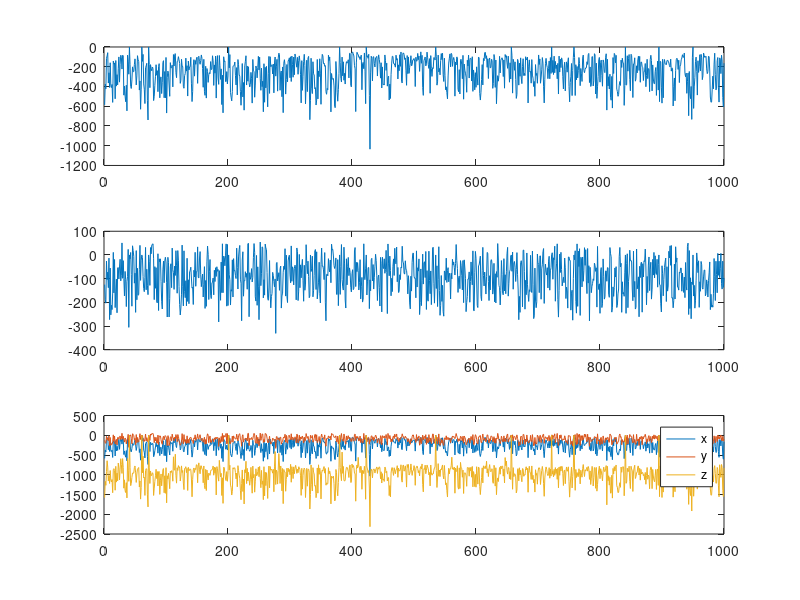

The MATLAB script that drew this image:
data = ...
[1 -83 47 39 67 -586.712992 -125.147276 1577.183874 
2 -53 12 92 -75 -376.046424 -188.611056 1165.804270 
3 88 27 70 35 -423.359125 -203.480276 1267.504352 
4 60 54 68 28 -114.990420 -25.870465 921.949693 
5 73 23 65 38 -90.607586 -104.552461 644.402558 
6 -55 82 -6 17 -57.599147 -72.669277 804.867255 
7 -43 9 38 97 -365.093992 -138.173643 1156.981053 
8 -5 29 93 9 -261.333349 -13.410693 1021.988035 
9 -87 97 31 -51 -410.060499 -272.767509 1220.498238 
10 31 32 117 -62 -159.637597 -55.255307 892.237856 
11 -60 82 -6 29 -393.476209 -252.857747 1137.370512 
12 84 34 -22 85 -411.082256 -212.341421 1181.322296 
13 -24 64 -35 -19 -379.563835 -230.547264 1120.667743 
14 -63 91 -43 13 -561.239732 -160.925060 1454.702482 
15 27 90 33 -43 -142.167099 10.789300 867.559975 
16 -56 71 -71 31 -173.544341 -160.048256 845.317677 
17 25 65 -13 107 -161.996855 -19.188651 890.931382 
18 -68 81 -56 34 -524.646231 -222.197957 1391.538167 
19 60 39 -27 56 -137.218886 -152.900998 786.257108 
20 -41 14 98 -23 -396.311973 -101.900093 1186.067092 
21 -57 11 21 -13 -280.279374 -244.040602 958.777765 
22 -32 105 -20 -46 -383.527406 -55.207963 1153.059973 
23 -11 74 14 10 -220.173722 -53.244449 703.905214 
24 66 42 78 -70 -100.663232 -101.307703 828.613478 
25 -80 37 94 -45 -356.088388 -50.594793 1131.549080 
26 86 67 -13 95 -174.827443 -18.302476 857.678312 
27 72 94 -53 2 -83.572198 -109.477243 593.142098 
28 51 77 2 76 -103.656727 -85.559374 738.299028 
29 -4 110 -32 3 -223.689492 50.774627 966.399094 
30 49 43 29 -51 -82.896274 -98.505195 590.558471 
31 47 62 42 27 -89.225171 -24.004122 811.201567 
32 -51 95 50 -60 -487.938911 -99.634536 1339.963062 
33 41 37 6 -17 -396.935987 -173.234696 1128.363669 
34 30 59 74 -59 -498.639427 -69.522577 1402.948235 
35 -59 47 29 50 -554.648627 -104.261577 1449.818349 
36 -67 5 92 -86 -387.213501 -217.908040 1200.479282 
37 -66 77 6 4 -646.830310 -112.879442 1586.051353 
38 56 88 -8 -36 -82.644828 -90.403865 589.262297 
39 -69 98 58 -1 -143.915671 23.463543 893.098090 
40 25 10 2 10 -275.790957 -305.584212 1166.507471 
41 -85 80 -57 62 0.000000 0.000000 0.000000 
42 52 62 -2 72 -175.261941 -16.147994 811.653767 
43 -35 35 91 -28 -397.109838 10.475074 1275.285253 
44 -43 81 -55 100 -420.345723 -82.847401 1215.333691 
45 -50 9 2 82 -333.578788 -216.303478 1067.871557 
46 57 82 40 33 -201.331654 38.674116 955.447869 
47 -6 87 -19 83 -250.302504 19.003804 956.476024 
48 -90 108 -17 -35 -249.691974 -5.622544 959.979628 
49 10 33 -8 65 -176.370542 -119.028862 813.676424 
50 33 87 -31 -16 -120.224098 -76.740263 777.516356 
51 -28 36 113 -13 -244.598900 -242.297350 950.863683 
52 -38 67 56 18 -384.552023 18.249540 1193.818901 
53 73 66 -55 15 -292.979224 -189.175461 978.846861 
54 67 45 61 23 -88.030999 -56.301224 857.535080 
55 -46 61 -25 -35 -130.599413 -169.963529 844.016599 
56 48 2 58 -20 -145.266681 -166.705251 815.845256 
57 -54 73 74 -90 -436.260742 -60.304070 1308.523935 
58 45 88 58 12 -343.793142 40.445565 1156.582537 
59 -69 57 75 -15 -630.671996 -107.382077 1616.659019 
60 82 105 50 -84 -426.884278 -21.945866 1318.589752 
61 -11 35 -14 -4 0.000000 0.000000 0.000000 
62 55 58 94 7 -145.649366 -10.341857 950.010845 
63 -16 41 -5 29 -75.011047 -90.529110 532.061013 
64 -42 50 19 -28 -374.417313 -141.271927 1080.137755 
65 -66 46 35 -29 -427.910980 -155.026365 1060.997304 
66 33 49 21 57 -573.060575 -94.889689 1523.547905 
67 57 83 44 -28 -209.914329 31.778096 893.143320 
68 10 70 -55 15 -191.964321 -147.133766 846.461090 
69 21 33 90 -56 -165.360432 -60.342656 856.940643 
70 -83 32 57 67 -541.280764 -127.670572 1508.118510 
71 34 79 11 -5 -739.198775 -167.577839 1813.426126 
72 68 43 30 -40 0.000000 0.000000 0.000000 
73 47 60 -3 55 -176.725419 -28.180023 825.900230 
74 -71 0 90 16 -412.390879 -128.488348 1220.751935 
75 14 101 1 -12 -178.908380 31.257715 903.882782 
76 -44 5 109 -68 -217.505044 4.774886 1022.345493 
77 -40 28 60 -1 -240.790766 41.232464 1006.579042 
78 52 96 30 31 -204.118670 43.548613 949.282146 
79 -58 103 -96 21 -215.836436 47.171133 963.358779 
80 -89 74 71 -30 -542.746262 -16.151939 1523.722711 
81 -62 55 36 -60 -498.902476 -188.561218 1336.805742 
82 -32 79 10 -67 -388.687064 -49.305482 1165.887889 
83 -22 44 48 -87 -296.689741 -140.643747 1025.005092 
84 14 103 -86 76 -179.503257 -53.610340 861.320747 
85 85 67 48 -49 -286.180788 -198.168995 1097.074278 
86 -7 5 55 -2 -239.914752 -202.043923 917.861969 
87 -38 90 -18 57 -452.816856 5.071249 1284.938600 
88 53 31 -21 -4 -198.593498 -234.467301 925.022615 
89 25 47 98 -46 -168.739292 -16.318239 915.833347 
90 -63 59 91 -24 -514.986027 -29.145008 1497.318127 
91 -19 28 108 18 -311.116285 -16.354270 1136.304011 
92 -22 7 21 52 -303.100877 -112.711654 979.164770 
93 -57 32 42 -19 -471.775031 -195.363573 1280.103307 
94 -33 51 -14 -33 -356.732391 -228.062797 1079.334613 
95 29 17 112 -41 -155.206378 -63.024863 863.444786 
96 -31 82 38 -68 -138.657718 -25.946553 843.226351 
97 -69 19 82 36 -514.309963 -117.192821 1455.070333 
98 2 18 97 33 -248.519845 -25.462174 1026.228573 
99 -51 96 -62 87 -516.221494 -9.783353 1470.389396 
100 65 58 18 67 -105.991612 -29.588039 819.757159 
101 -79 56 43 21 -669.160118 -117.487789 1710.822134 
102 -49 2 19 80 -310.825940 -261.886008 1025.638731 
103 85 42 117 -60 -243.872321 -9.952756 1108.518271 
104 -66 42 48 12 -265.390495 -32.241393 963.745939 
105 8 34 -9 -5 -384.971030 -261.743325 1131.497853 
106 -66 78 -4 -56 -499.344305 -183.375678 1353.160369 
107 36 19 110 -28 -158.604701 -50.073520 909.711925 
108 9 23 103 -25 -211.251707 -37.159102 945.980540 
109 13 46 70 -81 -210.280150 -138.117242 895.914443 
110 17 95 -23 33 -184.523049 28.993135 944.509442 
111 -36 67 -23 79 -404.011690 -62.517575 1163.180441 
112 54 105 -34 2 -76.448522 -74.610741 544.609689 
113 18 93 -88 16 -193.030101 -145.309258 883.144113 
114 80 105 -33 58 -78.275376 -47.058797 878.856266 
115 78 74 -15 6 -67.344652 -86.488875 479.051703 
116 -11 75 -1 79 -260.147804 17.993060 1011.044080 
117 -26 37 107 -32 -310.863269 -43.180978 1212.217565 
118 45 13 59 -60 -149.345629 -161.512180 822.600884 
119 30 78 69 -22 -138.962779 18.548172 891.814545 
120 34 94 -19 -2 -98.037116 -24.687292 767.731512 
121 55 91 -61 -27 -129.123022 -133.640770 816.063363 
122 -80 15 12 59 -167.940235 -208.740858 801.013384 
123 -85 52 57 -74 -368.338864 -253.390920 1158.219858 
124 -48 32 -5 17 -338.542212 -223.811123 1036.313070 
125 55 33 91 -20 -124.576253 -165.564380 775.130914 
126 10 81 43 24 -193.759788 41.508131 943.333441 
127 -65 88 -58 -26 -200.434196 -134.451813 892.245775 
128 -67 14 6 102 -398.671611 -215.124828 1210.627375 
129 -41 104 -2 40 -418.083044 17.497595 1375.428934 
130 -24 26 4 46 -289.062296 -153.366210 839.644380 
131 -44 33 -31 64 -270.469903 -180.313381 839.603825 
132 84 94 -93 70 -112.776217 -108.770601 795.813095 
133 -25 12 75 -20 -244.203965 -214.540872 945.180034 
134 3 98 -74 34 -189.589119 -13.923215 837.819677 
135 -80 42 74 -78 -496.985306 -196.111279 1397.317622 
136 30 32 64 -67 -142.732939 -104.799798 811.376113 
137 -12 1 33 4 -232.715908 -205.852354 898.423470 
138 2 23 32 65 -201.854995 -71.147544 866.851918 
139 -16 6 55 15 -198.734764 -66.064779 852.064527 
140 59 33 99 -23 -104.003694 -51.768179 867.364471 
141 -81 28 66 -15 -366.471983 -97.389396 1106.171893 
142 -55 26 99 -13 -552.809418 -140.091741 1557.459866 
143 -64 79 -15 10 -450.888058 -136.552754 1114.063583 
144 38 44 -42 6 -191.104706 -209.103301 871.081047 
145 16 49 100 -81 -128.485894 -64.490138 829.387027 
146 -23 60 -43 98 -295.243764 -92.778590 941.620171 
147 24 100 1 -88 -136.371855 11.197640 838.590959 
148 -33 12 89 -81 -175.331845 -132.201259 868.113727 
149 31 52 -3 33 -121.208714 -70.250550 744.851372 
150 37 90 -40 0 -103.802925 -70.093957 754.684832 
151 -28 73 65 -4 -368.437146 34.011339 1201.749497 
152 68 96 -69 90 -105.235263 -94.418190 775.243057 
153 83 85 55 -83 -94.263427 -96.651098 698.584510 
154 27 35 68 40 -148.242297 -16.966730 873.537722 
155 -23 85 -58 44 -175.211466 14.169559 974.308537 
156 23 79 -30 -7 -136.688098 -83.678063 772.910200 
157 75 68 -53 64 -80.632199 -133.896011 775.274845 
158 -56 86 53 -53 -116.088671 -102.993822 859.833850 
159 -66 84 -33 -11 -217.337788 -80.540675 865.536982 
160 -54 7 80 -22 -408.106622 -177.462201 1202.639922 
161 45 54 7 -52 -124.709228 -125.444709 776.995734 
162 -52 60 6 79 -451.743025 -49.389300 1273.977827 
163 -80 49 37 -65 -489.840140 -225.619284 1353.806900 
164 7 95 -64 -9 -195.332952 -107.854221 864.449483 
165 -79 73 -71 30 -517.627414 -216.838885 1399.215189 
166 86 84 -45 63 -218.080856 -29.409713 880.525366 
167 -66 69 68 12 -248.548593 37.406636 1030.140108 
168 -27 53 56 9 -358.479251 2.711466 1131.824322 
169 -7 40 5 -34 -279.037363 -188.095045 957.922952 
170 -10 18 46 84 -259.730468 -68.489959 988.436442 
171 2 101 -87 110 -270.243511 -19.288830 1015.205277 
172 -73 34 92 -15 -147.740822 -169.937365 908.785709 
173 -6 33 -12 17 -229.135390 -184.190925 880.834521 
174 -60 35 -18 89 -222.242794 -118.545754 876.019437 
175 85 24 89 -85 -88.817689 -115.200055 854.493998 
176 21 74 -69 -5 -140.412848 -97.523394 776.826403 
177 -65 95 -51 38 -389.043790 -168.414450 1011.471907 
178 4 63 -10 13 -181.748005 -64.613134 806.651900 
179 -16 109 -100 38 -265.115712 -112.260559 962.382058 
180 53 65 -16 95 -91.547739 -53.837605 817.989194 
181 -74 35 107 -19 -517.478263 -90.662421 1510.831908 
182 33 52 -30 104 -149.411013 -49.775770 793.580673 
183 69 48 86 -52 -87.423681 -68.951282 843.757367 
184 -24 88 -73 104 -313.857817 -61.364957 1045.187403 
185 -90 32 -25 45 -378.782574 -282.655249 1161.163003 
186 52 101 -16 44 -85.895751 -66.149940 634.100181 
187 11 83 -82 52 -189.501053 -123.438549 853.142106 
188 -45 34 121 -70 -328.244293 -191.458272 1055.142861 
189 4 25 66 69 -221.505432 -30.120791 962.263113 
190 -67 105 -86 5 -583.144699 -159.163787 1525.329467 
191 27 14 -1 68 -285.593247 47.102407 1076.511500 
192 -86 109 -23 -26 -666.788475 -159.473265 1724.234374 
193 37 105 -44 50 -99.089759 -4.931913 808.202826 
194 18 86 9 -32 -147.122945 -9.888677 818.176974 
195 63 25 103 32 -141.109304 -45.749351 958.696840 
196 -40 78 29 -31 -350.349330 -3.760897 1107.168803 
197 0 105 48 -19 -349.381816 46.666607 1147.673466 
198 -21 4 86 0 -249.404172 -216.067225 919.556777 
199 -26 97 3 4 -374.045793 44.474547 1165.109815 
200 -37 8 38 -10 -293.322707 -213.498468 985.063592 
201 -28 94 -69 -4 0.000000 0.000000 0.000000 
202 2 66 -41 61 -211.298289 -83.886494 879.684996 
203 62 86 -44 6 -77.050294 -104.562475 759.459627 
204 -57 49 3 -7 -459.665995 -211.379642 1262.288751 
205 78 44 17 34 -508.732543 -146.686185 1319.301148 
206 -78 22 94 -13 -545.715692 -152.939817 1513.318878 
207 -54 93 -25 19 -452.449006 -20.555144 1422.606072 
208 5 20 -7 44 -194.802264 -177.497138 821.576475 
209 -85 48 41 13 -192.053312 -15.425584 855.391078 
210 -84 78 -51 54 -187.851127 -67.023347 825.414306 
211 20 85 -76 93 -152.558103 -65.356984 823.659255 
212 -21 44 8 37 -289.752275 -86.894661 944.093116 
213 -37 40 16 45 -384.625255 -99.634177 1103.475906 
214 30 110 42 -56 -208.675387 28.797233 958.242493 
215 -56 102 -56 40 -486.064242 -53.522566 1304.831956 
216 76 9 32 23 -126.986688 -143.739950 769.338405 
217 14 99 -64 106 -178.934721 -8.448492 896.619248 
218 -12 87 -3 -31 -284.391910 23.281901 1008.612562 
219 -12 79 68 2 -295.160594 40.227658 1088.740101 
220 -66 13 130 -20 -453.123189 -102.307080 1390.852212 
221 -83 56 88 -49 -590.277718 -119.575542 1632.240778 
222 -38 25 7 22 -426.792845 -277.699362 1224.852089 
223 17 29 71 31 -167.619165 -21.302728 878.161406 
224 -72 80 24 -21 -505.944866 13.496978 1423.488280 
225 78 10 86 -54 -360.221094 -174.003484 1110.314354 
226 -85 64 71 -26 -640.051764 -108.149727 1738.892121 
227 62 22 78 -64 -191.284144 -109.309780 871.345875 
228 -38 2 105 47 -145.304396 -70.664266 949.801533 
229 45 83 4 -42 -88.812434 -93.982014 658.154913 
230 -46 31 124 -68 -385.403938 -78.029455 1223.158813 
231 7 22 47 -47 -192.254751 -144.732391 837.080584 
232 -23 88 42 19 -346.622282 46.328803 1154.276777 
233 7 90 24 -85 -200.178593 49.357159 937.036874 
234 -64 25 14 -14 -361.851847 -260.725701 1112.959347 
235 -48 30 123 -57 -405.208550 -74.864063 1265.224920 
236 -37 44 4 72 -381.061697 -102.859137 1110.160001 
237 -25 13 86 -36 -257.041114 -93.587451 811.571851 
238 -25 7 130 -38 -316.443139 -57.719615 1110.176843 
239 -76 100 -55 50 -568.327701 -114.072756 1466.536028 
240 29 22 132 -26 -126.397140 -94.832676 779.913071 
241 7 96 -7 -86 -242.189827 -10.107369 1079.266237 
242 -3 89 29 -14 -246.538852 48.056577 989.130600 
243 -89 79 -7 34 -508.791115 11.291763 1440.667491 
244 46 89 -85 85 -385.673119 -176.498658 1178.566492 
245 12 8 32 -20 -192.512716 -194.553716 847.740882 
246 12 60 -49 109 -217.618049 -1.953553 1026.304772 
247 -45 35 13 -42 -312.692071 -212.547971 1012.155769 
248 5 28 37 87 -207.367480 -50.162898 917.485720 
249 76 13 82 -34 -94.446643 -131.553869 807.732545 
250 40 58 -17 33 -232.503453 -273.166499 1049.051082 
251 64 80 -48 -10 -103.250843 -139.658418 789.490903 
252 -23 95 15 -1 -322.175150 54.409444 1092.584419 
253 -65 8 131 -43 -438.763908 -129.626112 1328.080833 
254 -2 51 32 -40 -214.033869 -77.327141 889.557377 
255 -49 99 47 -27 -401.565078 34.183649 1242.276070 
256 -24 66 41 38 -346.083234 30.698243 1155.484096 
257 -75 59 9 31 -656.101126 -181.308579 1630.988896 
258 11 25 -9 -15 -169.463275 -104.532345 795.746902 
259 -80 35 90 -48 -559.703758 -169.566848 1534.388346 
260 22 110 -6 -11 -206.139737 45.912676 934.433693 
261 -48 82 61 2 -414.491963 28.898168 1274.564876 
262 18 72 75 -45 -196.108437 23.078756 946.603700 
263 -38 70 -23 51 -409.689530 -74.476410 1143.480060 
264 -82 110 -77 54 -606.365701 -181.282009 1599.717701 
265 -28 79 -75 3 -266.201434 -191.270422 980.014210 
266 77 9 44 31 -95.434510 -139.406998 779.512137 
267 -46 60 65 -25 -470.162380 -23.528528 1331.259690 
268 78 16 51 -22 -98.509434 -161.930070 790.902610 
269 18 4 5 29 -199.771698 -223.243941 883.446979 
270 -73 18 41 -53 -186.958015 -175.771727 858.889261 
271 38 71 -43 -20 -181.042321 -162.280397 890.710783 
272 -17 51 -19 92 -273.476132 -73.450526 958.878524 
273 18 2 135 -39 -172.773807 -86.142765 860.170676 
274 -80 11 149 -12 -464.654940 -112.348177 1430.460338 
275 21 2 47 25 -161.610736 -134.436098 781.222300 
276 -73 63 -11 20 -101.546993 -101.241578 412.870627 
277 14 8 1 27 -295.307490 -330.923877 1246.828591 
278 4 62 -24 97 -200.853098 -37.239612 882.676877 
279 59 49 109 -37 -125.244298 -31.617095 929.656527 
280 -48 89 -17 -32 -447.196312 -109.748271 1236.063614 
281 82 15 67 74 -112.106833 -95.302006 884.589621 
282 27 68 7 18 -62.704900 -74.886386 463.419062 
283 74 41 -5 26 -78.308515 -149.296934 753.809943 
284 -41 49 52 -10 -438.441347 -57.781702 1220.672691 
285 -21 96 -48 15 -256.075401 -47.212754 777.359826 
286 3 6 30 -19 -243.092830 -224.158730 923.160095 
287 -73 98 -93 92 -503.836446 -172.785502 1407.291190 
288 1 12 66 18 -202.338163 -161.110376 840.271614 
289 -74 108 -3 -23 -665.219357 -72.800414 1730.964877 
290 66 29 103 -51 -163.824003 -47.394508 866.404697 
291 80 27 127 -41 -128.715528 -60.886893 928.651469 
292 12 110 14 -51 -187.981509 26.411955 925.375890 
293 -80 4 122 -39 -477.214168 -173.682357 1417.097037 
294 -21 58 85 -47 -328.391482 -0.780102 1118.045233 
295 19 10 44 -31 -177.586384 -174.323317 834.139949 
296 -46 42 1 -10 -353.150546 -200.868611 1050.263585 
297 24 88 -55 96 -141.148614 -25.330193 832.966384 
298 44 59 97 -37 -133.047757 -7.406145 920.917057 
299 -51 95 43 -55 -109.644991 -1.009708 865.968856 
300 -31 93 -14 -71 -311.880169 -84.265554 999.360138 
301 50 47 -2 7 -99.106568 -117.626516 735.633531 
302 -24 88 -82 79 -349.545709 38.135307 1189.330737 
303 67 31 74 -57 -91.965481 -111.268813 794.613696 
304 22 8 145 -31 -177.460370 -50.143394 917.649748 
305 -21 3 129 -19 -306.509281 -60.235848 1096.416073 
306 63 56 -55 101 -101.754992 -126.484683 799.608004 
307 -16 81 -57 86 -281.691582 -55.984369 973.976394 
308 74 86 35 -38 -70.857435 -43.380216 850.901848 
309 37 62 32 -36 -98.288137 -49.144197 761.287817 
310 37 17 -17 62 -162.407629 -189.486644 827.318481 
311 8 61 50 39 -204.726422 29.544040 964.366264 
312 80 100 -3 52 -104.933614 13.803814 858.479886 
313 -69 37 -32 57 -276.621569 -192.530721 946.731023 
314 43 20 48 -53 -138.564217 -152.603828 797.631135 
315 -36 86 0 37 -90.239522 2.262113 815.737958 
316 25 99 -90 12 -151.475038 -138.339031 869.768480 
317 -15 82 61 -88 -281.322752 -41.822585 1026.017139 
318 -66 47 76 -23 -566.140869 -96.560188 1521.920626 
319 46 18 90 -2 -138.472256 -46.935250 836.168140 
320 -89 82 77 -79 -439.318593 -18.616611 1364.112291 
321 -25 21 94 -66 -298.755778 -108.733216 1019.426706 
322 88 1 5 88 -147.955384 -195.445717 872.386240 
323 65 62 59 -23 -74.287926 -43.431383 832.741144 
324 16 21 60 -73 -188.213786 -149.004710 869.648393 
325 -80 37 64 43 -575.577854 -122.863516 1575.580645 
326 31 76 36 21 -366.202279 43.367953 1184.905368 
327 29 57 -4 97 -134.131662 -36.303161 836.728312 
328 -46 56 63 -57 -452.213270 -79.285175 1289.397028 
329 63 59 87 -54 -111.483884 -26.242243 861.358428 
330 79 102 -8 -75 -95.324173 -91.978550 855.247264 
331 -24 30 12 -8 -273.740679 -180.353925 935.074905 
332 -90 99 -26 20 -736.496817 -173.330893 1866.751083 
333 -33 110 48 -1 -544.506885 -0.115346 1501.659538 
334 30 80 -27 31 -113.816242 -69.829676 751.357346 
335 -41 79 46 -80 -417.248121 -58.302501 1242.024570 
336 -50 22 78 19 -471.993030 -5.084821 1410.154600 
337 61 2 28 36 -149.468742 -176.683769 820.528318 
338 -22 37 -27 82 -271.614878 -150.173362 939.121164 
339 -18 74 14 -80 -282.749661 -85.415687 981.613477 
340 -35 107 42 -52 -423.491284 16.797104 1289.391549 
341 21 62 71 23 -412.058140 22.825643 1271.512178 
342 -77 98 -8 -59 -587.682207 -145.783157 1580.278759 
343 -50 78 18 0 -538.017090 13.358606 1469.369416 
344 85 64 -48 5 -126.271199 -185.494897 827.733996 
345 -72 16 92 1 -525.938306 -151.075584 1464.392525 
346 -23 18 44 66 -242.698610 -114.881089 747.712672 
347 -18 83 -36 54 -300.758130 -30.730149 988.564335 
348 70 23 54 -59 -119.329950 -163.227232 833.921256 
349 -67 7 5 65 -264.413049 -202.532171 956.389131 
350 -16 70 67 -3 -580.523479 -39.759755 1610.975486 
351 86 86 64 -16 -171.362402 29.299081 959.461712 
352 -45 79 32 18 -74.792084 -47.701646 883.922325 
353 45 35 47 42 -89.723903 -46.564137 907.444997 
354 13 105 -78 98 -168.231277 -63.029459 829.438359 
355 46 31 70 -21 -163.391427 -104.039263 792.414690 
356 -67 60 96 -48 -195.669255 10.097892 959.740242 
357 16 12 20 -9 -188.248417 -199.119777 842.805914 
358 -84 30 7 16 -453.161254 -277.783195 1264.372738 
359 -66 110 -28 -20 -478.943220 -82.546241 1204.121021 
360 -45 40 24 85 -419.659313 -80.868869 1238.408980 
361 -1 67 -67 65 -432.713312 -87.975844 1225.432606 
362 50 72 13 47 -83.471996 -15.706868 818.244197 
363 84 34 94 -55 -137.757116 -55.380623 974.757741 
364 -88 10 42 -3 -101.002613 -71.816009 908.403498 
365 -87 18 53 52 -250.918668 -21.297462 979.466971 
366 33 79 -5 74 -657.391156 -117.313923 1736.418472 
367 88 103 -29 71 -268.414571 45.383950 1037.320845 
368 -21 66 24 46 -322.743266 21.244856 1082.780915 
369 -39 73 23 11 -326.833741 23.377049 1068.811191 
370 -34 36 -6 -16 -318.668099 -4.304213 1033.201921 
371 -39 39 47 73 -394.433422 -45.037186 1227.495252 
372 -85 78 67 1 -603.155509 -57.093061 1663.062100 
373 -69 106 -36 70 -614.291844 -46.943264 1645.415859 
374 66 39 62 39 -146.983592 -12.564519 865.700629 
375 -87 8 51 -35 -253.057969 -165.514896 939.651361 
376 -84 86 -34 79 -458.435640 -166.720714 1356.558720 
377 -59 75 65 -6 -549.407166 -19.680775 1533.121885 
378 -49 39 19 -15 -432.120819 -214.119808 1193.389964 
379 -29 9 63 1 -268.862040 -115.318322 821.304993 
380 -85 70 -61 11 0.000000 0.000000 0.000000 
381 33 61 -61 31 -156.447193 -166.479424 815.890190 
382 -22 16 -5 45 -317.282588 -48.658691 998.603675 
383 -23 91 -5 45 -354.850985 43.912617 1149.736642 
384 -7 1 -1 18 -102.342908 -103.566825 425.613370 
385 -24 79 -54 12 -291.885476 -134.674052 964.107473 
386 26 31 20 -26 -150.017422 -148.256747 788.690286 
387 -20 99 43 -48 -336.882734 32.766861 1143.347146 
388 32 27 125 -29 -266.963316 -37.910587 1160.151324 
389 -53 12 79 -47 -375.351612 -190.211684 1143.886541 
390 -78 17 -10 73 -193.590657 -223.960397 903.785451 
391 51 89 -47 95 -148.661371 -16.214422 815.111765 
392 20 1 51 33 -163.028513 -126.345586 813.206041 
393 23 49 81 -73 -156.310294 -47.496566 850.275060 
394 86 92 -38 45 -129.215347 -10.447564 925.103171 
395 -36 9 74 49 -313.293006 -87.331680 1069.344117 
396 48 105 -52 9 -64.417470 -54.714538 763.941722 
397 -63 37 52 -1 -64.815768 -75.190922 752.626914 
398 -61 12 52 69 -388.108850 -138.018219 1195.724252 
399 -57 55 -35 93 -403.549374 -156.027122 1180.354130 
400 48 62 0 16 -54.059289 -78.789361 727.849301 
401 70 100 -20 5 -50.453044 -62.180313 816.598632 
402 74 64 60 -7 -68.741426 -146.234517 762.833377 
403 -5 24 73 -62 -90.852741 -142.356858 810.253216 
404 -55 95 -75 64 -189.718684 16.664616 957.375439 
405 -11 67 51 -50 -220.607742 31.225400 974.884765 
406 -83 92 -33 47 -654.198556 -133.442710 1669.243880 
407 72 30 130 -15 -161.356163 -30.916860 859.897110 
408 53 72 15 -25 -53.667616 -70.473027 752.525612 
409 58 66 59 34 -71.454732 -32.120575 830.211149 
410 52 94 -16 62 -75.753362 -64.668096 559.880315 
411 -30 22 57 -74 -105.121811 -148.009256 797.664306 
412 59 29 80 22 -99.220402 -116.643143 810.539883 
413 33 72 -34 33 -127.291661 -19.937619 948.226929 
414 79 26 7 6 -101.640040 -185.432093 781.876933 
415 50 36 61 -62 -82.647863 -132.764697 810.494310 
416 -75 34 3 97 -433.158463 -94.826876 1367.710257 
417 79 3 88 -83 -170.861142 -198.908450 886.450292 
418 -14 57 78 -18 -156.558183 -186.237005 898.173380 
419 -44 100 23 -18 -219.939267 47.032435 971.484366 
420 72 40 14 45 -60.424628 -99.926569 785.704551 
421 -75 41 -11 84 -244.498168 -103.942820 946.898871 
422 40 74 73 -5 -574.073386 -55.730266 1620.319446 
423 9 1 13 50 0.000000 0.000000 0.000000 
424 82 93 57 8 -99.048890 -168.946342 805.012572 
425 -23 35 91 -64 -89.115307 -110.462721 851.822400 
426 83 103 -45 -3 -114.668032 -53.455806 947.426320 
427 35 79 49 -17 -73.754787 -53.104556 893.464805 
428 -73 62 -56 82 -491.022012 -226.585727 1336.433196 
429 29 66 -30 68 -1034.961238 -105.026623 2314.959167 
430 41 38 -33 92 -262.841036 -151.295299 939.673995 
431 49 56 57 19 -93.568126 -19.998889 854.071729 
432 -31 101 -9 -45 -115.495833 -14.282433 911.275046 
433 -42 98 -40 -34 -343.100643 -109.676792 1077.680626 
434 81 72 86 -72 -99.642875 -40.508927 873.957111 
435 60 54 41 -83 -98.611944 -143.897467 855.718319 
436 12 70 10 -71 -165.899985 -94.247518 860.196840 
437 3 5 126 -19 -202.551234 -47.336263 956.304191 
438 35 71 29 54 -110.711207 3.038438 877.508078 
439 -58 52 83 -33 -106.010162 -23.439779 842.164553 
440 47 19 92 38 -95.379184 -87.961027 802.579730 
441 -61 47 -41 20 -294.261389 -192.416550 966.379444 
442 30 96 -41 -51 -131.144043 -96.458665 822.301931 
443 73 52 94 -56 -79.628585 -84.789795 857.687261 
444 35 1 76 -24 -126.452138 -137.116746 798.789221 
445 -30 105 15 -47 -175.487841 -215.536207 819.401129 
446 24 46 46 62 -315.301075 -10.333065 1101.419982 
447 21 16 118 -6 -159.580073 -34.947333 924.017623 
448 -71 17 30 19 -415.540637 -240.326565 1208.948098 
449 5 30 103 3 -201.822793 -9.368702 971.049224 
450 -41 68 -52 69 -380.744752 -52.072965 1133.625600 
451 -28 74 -27 60 -375.959007 -57.409773 1107.849846 
452 -19 43 -10 71 -385.749671 -16.193577 1169.571252 
453 58 102 -20 -51 -80.621441 -77.409191 805.440233 
454 19 21 45 71 -138.387522 -61.126996 831.680508 
455 -13 102 -42 52 -237.421292 19.200304 951.139954 
456 16 11 55 82 -163.808963 -73.121217 912.537389 
457 -80 42 -4 -5 -396.683662 -247.395246 1158.119466 
458 -26 102 -22 49 -310.391931 46.472689 1071.791931 
459 -27 50 103 -77 -295.505170 -37.845045 1073.531121 
460 -78 78 72 -80 -536.720860 -87.940444 1528.304595 
461 27 16 95 -3 -375.882384 -4.999557 1273.953562 
462 -83 88 70 -50 -521.596122 -66.123369 1559.313230 
463 -28 5 30 49 -276.825655 -172.341891 958.413836 
464 18 28 77 -82 -163.229573 -98.548077 832.455644 
465 80 10 43 51 -93.930304 -154.619307 818.504800 
466 1 58 3 62 -95.747944 -47.828914 919.727845 
467 -39 72 76 -56 -167.246523 -16.625235 1015.306326 
468 57 87 -67 0 -167.720169 -86.640067 822.150066 
469 -15 76 29 9 -184.414282 28.232986 905.548748 
470 -89 14 108 18 -204.270469 -32.748220 973.570622 
471 45 104 44 -68 -83.113884 -36.971867 866.100948 
472 2 87 -3 15 -133.266203 33.148889 863.564546 
473 11 81 -71 49 -117.696021 -113.208998 769.804164 
474 -49 37 51 31 -323.992481 -52.657400 1064.316260 
475 -16 56 -36 8 -181.357818 -158.387366 830.068722 
476 -37 49 -11 1 -240.838404 -154.663909 904.942952 
477 71 65 86 -29 -79.013229 -83.490823 892.776018 
478 -45 11 76 -16 -196.276339 -103.767016 870.227703 
479 35 84 -20 27 -50.413546 -51.605081 746.825449 
480 -53 104 -22 -38 -351.897672 -54.921950 1135.256258 
481 -49 105 5 9 -364.024848 36.754309 1186.539155 
482 28 86 7 -11 -63.765769 -27.750981 764.328062 
483 69 43 -4 3 -60.606005 -32.323313 753.540671 
484 73 77 60 -47 -75.621096 -77.182157 908.462352 
485 24 3 138 -39 -126.236088 -80.776277 862.859996 
486 4 85 -31 46 -110.593197 -24.587755 774.346033 
487 -31 34 70 -27 -240.984438 -59.854067 934.755981 
488 -72 26 130 -24 -388.109531 -65.682050 1311.788204 
489 29 36 -33 62 -86.493696 -93.562980 739.659755 
490 -84 29 1 33 -270.085239 -164.267464 817.119962 
491 49 69 -19 -3 -100.958999 -87.579806 738.540882 
492 -76 19 97 -78 -267.128576 -127.047481 1006.162516 
493 76 47 -35 58 -205.514622 -202.509694 977.966212 
494 60 38 87 -1 -165.901403 -227.620015 897.902688 
495 16 41 22 5 -88.461226 -89.718082 725.491933 
496 -14 24 55 -73 -190.752674 -152.488039 874.298312 
497 12 5 131 8 -179.572854 -30.683309 1015.588820 
498 -29 108 45 6 -131.279660 6.825919 899.687727 
499 -62 0 37 14 -130.416113 8.081517 894.456718 
500 -48 83 -47 29 -116.440755 -90.106608 768.477735 
501 -44 38 107 -89 -141.685813 -98.727545 826.263696 
502 -67 43 92 -66 -400.624634 -98.381097 1266.784960 
503 79 107 -47 98 -103.579973 -180.874061 843.046680 
504 -68 84 9 8 -143.921862 17.228917 804.575488 
505 -2 24 -1 62 -140.073773 -135.407954 778.813510 
506 55 74 1 77 -65.120478 -53.904074 838.881249 
507 17 25 85 -45 -128.192765 -68.192920 947.639191 
508 45 110 -67 100 -90.833443 -16.603624 894.586034 
509 36 10 29 101 -247.160829 -251.560658 1027.809959 
510 -4 97 28 -88 -140.680792 -201.094083 830.385980 
511 49 76 63 -25 -49.380493 -59.050942 792.446633 
512 23 12 22 -29 -164.829227 -213.751454 854.369938 
513 -10 36 10 31 -84.370114 -108.638817 725.801127 
514 -58 103 48 -31 -409.832587 3.433301 1247.062109 
515 -90 100 9 -80 -489.961276 -122.914023 1432.364236 
516 90 34 96 -35 -138.194798 -33.670170 845.163068 
517 16 53 35 -60 -121.072785 -28.655409 863.163862 
518 16 17 54 15 -101.597314 -95.397735 756.051806 
519 -7 92 68 -2 -191.841520 14.641336 973.432906 
520 45 22 -17 16 -170.919923 -230.053267 891.779602 
521 14 69 -11 44 -52.044646 -66.083118 753.408623 
522 71 28 18 -27 -108.862465 -191.634035 803.618396 
523 5 91 -43 77 -177.446618 -195.021682 853.057736 
524 -11 61 97 -26 -216.963499 15.966253 1004.255229 
525 85 10 134 -84 -118.201900 -108.572525 941.815446 
526 -68 70 -11 -8 -468.665377 -163.568597 1281.618724 
527 54 33 64 -19 -87.360838 -67.512528 752.456431 
528 -38 92 -1 -79 -217.855456 -209.699372 955.362510 
529 -42 18 72 -58 -298.064892 -110.047359 1010.952091 
530 -1 80 73 -16 -210.149168 29.464638 974.070577 
531 -76 104 52 -33 -218.636509 32.436943 979.302426 
532 83 36 109 -90 -106.928557 -119.249308 883.959769 
533 -3 16 34 -23 -114.757066 -203.381684 825.531170 
534 17 72 -16 -48 -132.243510 -110.257818 797.547496 
535 -82 6 5 -10 0.000000 0.000000 0.000000 
536 86 81 40 -86 -99.018211 -141.538320 894.868931 
537 -69 29 114 14 -386.682475 -45.852507 1321.752584 
538 89 38 9 -18 -353.618262 -217.764828 1082.008659 
539 44 79 -49 31 -82.283461 -103.983386 717.402276 
540 -82 72 53 18 -252.804301 34.639042 1038.371719 
541 52 48 7 -47 -217.708137 -151.140763 879.675094 
542 58 11 -11 30 -282.394652 -254.850720 1045.681286 
543 80 74 -12 75 -137.836307 -212.446100 860.996743 
544 32 67 3 84 -66.664699 -86.826892 874.769840 
545 58 1 20 42 -127.773740 -195.978017 810.542602 
546 15 32 38 -6 -62.904149 -128.217441 751.699171 
547 -66 105 -48 77 -278.516956 -239.134508 1020.948463 
548 -83 47 -35 26 -349.377933 -258.419178 1104.414495 
549 81 94 -67 46 -113.296137 -67.577160 763.987996 
550 -37 100 -87 84 -290.407436 -71.639451 1012.950060 
551 -59 79 -42 -7 -433.690548 -106.429712 1252.386443 
552 -51 108 -47 41 -403.266484 -13.504600 1204.428956 
553 -82 25 115 -39 -460.939374 -115.900149 1395.173166 
554 -90 51 81 13 -525.240031 -65.406423 1563.697168 
555 -36 26 107 -39 -293.475467 -53.590131 1056.567297 
556 1 20 4 98 -162.749740 -113.331654 834.041222 
557 89 43 90 22 -113.539632 -77.092777 977.963695 
558 71 93 17 -66 -70.225377 -88.267398 854.298017 
559 -48 48 -44 26 -201.781238 -185.703198 852.284308 
560 87 34 58 7 -64.565005 -76.976858 772.401039 
561 73 43 68 -62 -75.242991 -100.972501 554.761231 
562 -79 69 41 -49 -196.409500 -18.385657 859.131471 
563 13 35 95 -46 -133.263834 -42.589295 827.112589 
564 36 70 85 -71 -106.069492 -29.532689 871.246726 
565 18 9 78 49 -135.665482 -53.745256 803.122775 
566 -83 36 78 27 -497.988247 -84.620121 1467.112301 
567 0 110 -41 -26 -152.240491 -36.200658 831.266377 
568 -5 17 8 11 -182.056865 44.053940 917.498384 
569 47 67 88 -16 -100.229309 -23.189493 897.166160 
570 13 49 -3 72 -111.196059 -56.989106 768.318570 
571 -73 11 107 -43 -429.179263 -158.137100 1317.666780 
572 15 33 81 -41 -453.156005 -95.238584 1363.756281 
573 40 110 -97 45 -229.741309 -89.430988 825.094246 
574 -74 80 66 -81 -476.254266 -142.383202 1349.460023 
575 4 61 49 -48 -133.338422 -23.840068 686.603723 
576 18 22 83 11 -125.379614 -43.291749 830.442069 
577 -7 17 50 28 -181.558353 -87.845530 837.034883 
578 -32 92 -73 13 -321.583143 -147.541709 1062.815953 
579 79 72 49 15 -84.643576 -23.547266 882.011313 
580 -82 46 70 -72 -528.913059 -201.293224 1473.492946 
581 24 27 108 7 -173.027961 -20.717943 955.110000 
582 -8 43 111 -90 -236.405696 -55.074212 952.523327 
583 -18 54 45 -80 -265.477884 -98.382341 958.643531 
584 -65 72 -37 -18 -306.086136 -239.297862 1028.304807 
585 -83 18 64 57 -458.658287 -200.801087 1292.152737 
586 48 14 -4 71 -134.096925 -175.242023 817.637423 
587 -3 54 -4 2 -192.233319 -100.824334 815.964924 
588 74 49 71 -66 -82.597879 -102.051501 828.236276 
589 -75 22 67 17 -314.638511 -71.520673 1036.177381 
590 79 4 21 34 -127.321005 -199.575654 816.293275 
591 -32 9 120 -42 -113.475443 -112.281882 898.516719 
592 28 62 -62 72 -117.801282 -29.502406 811.071039 
593 -33 29 45 26 -344.890255 -91.818781 1062.080637 
594 55 62 -59 87 -98.635413 -126.358601 789.265867 
595 -41 91 19 -5 -449.398661 17.206974 1306.570575 
596 -20 7 150 -28 -232.664499 -233.075170 918.831548 
597 -49 10 28 96 -297.085986 -235.892447 997.856688 
598 -51 53 93 -70 -433.809695 -75.424792 1299.371977 
599 -9 68 27 13 -260.479070 15.003355 989.619748 
600 -42 47 81 24 -408.622807 -13.911076 1314.423948 
601 -5 33 37 -21 -201.004850 -105.883029 796.236729 
602 -41 15 11 41 -305.424124 -214.332634 1008.107920 
603 -75 102 -79 -2 -386.190877 -221.876311 1236.928173 
604 39 74 -17 -43 -102.235636 -46.018618 804.769272 
605 -89 41 85 -35 -109.238289 -42.031643 827.559683 
606 -72 89 17 -25 -471.433532 -25.310314 1293.996544 
607 6 58 43 6 -537.383655 -5.050529 1501.265345 
608 -56 88 -57 27 -459.158849 -174.421719 1285.921228 
609 -48 30 -29 102 -329.670105 -193.037761 1070.458755 
610 4 51 33 -30 -178.524766 -66.801681 824.663796 
611 -30 109 -33 44 -384.727515 31.991986 1205.862975 
612 31 88 -45 0 -116.400313 -87.087213 773.235268 
613 39 20 114 -71 -139.916163 -130.815997 837.441700 
614 82 80 -59 91 -59.330492 -72.005521 833.135180 
615 78 62 2 7 -53.415122 -114.444206 775.179105 
616 37 28 -24 105 -117.266694 -165.003259 846.822361 
617 90 86 73 -46 -88.741622 -92.116909 657.067059 
618 -67 51 68 -2 -205.975838 10.509815 955.680358 
619 68 84 15 -49 -118.371565 7.374381 847.816918 
620 -30 92 -30 -50 -319.525101 -112.712411 1044.590827 
621 66 48 -21 -27 -138.658447 -192.471303 846.823891 
622 28 41 19 11 -111.405053 -87.665542 742.970830 
623 3 33 44 -76 -211.499583 -147.586860 893.941262 
624 -59 33 86 -14 -207.410719 -22.690818 922.631265 
625 36 89 48 -77 -125.050512 -20.068229 869.545099 
626 28 83 30 -7 -136.203901 -42.513859 847.055369 
627 -84 21 32 50 -418.851328 -165.168651 1194.728004 
628 -51 8 147 -71 -370.683777 -139.435392 1215.016201 
629 87 67 -28 38 -76.248424 -35.393844 759.403569 
630 39 28 -10 52 -109.781580 -197.697350 810.365545 
631 -51 34 122 -61 -409.290627 -79.246092 1286.711799 
632 81 45 -44 33 -132.163771 -202.675167 822.447808 
633 -62 110 -38 15 -574.856719 -70.268175 1504.100869 
634 -43 97 -81 88 -395.297779 -94.361435 1179.921177 
635 -13 102 -17 55 -290.142939 47.955564 1079.687827 
636 -27 44 52 51 -346.389984 -17.088856 1172.402491 
637 -66 4 58 33 -287.796356 -128.383359 983.650736 
638 76 32 55 38 -94.537739 -138.379460 814.577139 
639 -31 10 61 -67 -262.797577 -211.014490 986.381953 
640 32 12 20 43 -133.852108 -149.537450 777.199113 
641 23 41 56 40 -123.701352 -23.622734 847.036303 
642 37 43 49 -51 -109.148961 -82.148600 783.514639 
643 41 38 -26 25 -132.598672 -162.617711 782.429948 
644 -36 2 24 91 -299.563563 -168.010772 1035.090814 
645 28 95 -52 94 -131.069640 -15.646817 852.577384 
646 -53 107 -41 -30 -417.365743 -151.723059 1207.191799 
647 58 40 40 40 -76.322338 -83.537941 564.512073 
648 60 43 -28 18 -103.457306 -163.677467 769.619904 
649 53 103 -12 60 -88.177477 -71.158825 651.318148 
650 18 109 13 -67 -160.942569 4.678103 902.167469 
651 3 71 68 -23 -216.261950 31.936166 983.467947 
652 90 14 33 28 -92.694971 -173.782189 816.503611 
653 -67 25 4 65 -202.672174 -121.481159 827.980644 
654 -32 87 0 -50 -356.716125 -69.007903 1103.554557 
655 34 5 84 70 -160.320508 -65.216762 919.725795 
656 -25 62 87 -64 -324.095795 -3.768465 1120.338206 
657 60 19 122 -60 0.000000 0.000000 0.000000 
658 63 89 -59 107 -89.045073 -68.999105 845.708830 
659 -45 86 44 -30 -467.301119 12.212729 1367.199996 
660 75 11 10 92 -124.348003 -144.678407 818.989870 
661 -87 80 51 -77 -157.445317 -34.144860 1047.196144 
662 -2 38 86 -54 -236.055380 -27.496839 974.770089 
663 59 19 120 13 -150.709517 -51.687593 984.580232 
664 -56 5 80 -84 -328.808860 -111.992219 1051.268683 
665 59 100 13 -57 -520.766197 -62.054453 1459.038184 
666 16 104 40 -26 -481.379184 9.889013 1388.428740 
667 53 92 -2 -90 -125.302618 -81.473563 858.231211 
668 -45 47 22 71 -142.748498 -148.040648 846.252145 
669 -78 37 -9 6 -386.300801 -273.246388 1153.516499 
670 41 31 7 -18 -163.894480 -174.876738 822.762782 
671 -51 90 -30 47 -296.693667 -242.282801 1003.724198 
672 79 47 50 59 -110.127915 -33.313550 886.905834 
673 -24 73 -23 92 -314.644794 -24.192221 1064.513105 
674 -37 32 114 -39 -371.145783 -50.788043 1177.256053 
675 -53 2 24 15 -198.343865 -218.992623 842.660427 
676 84 86 22 30 -118.721167 19.881670 857.483511 
677 -14 78 -1 55 -289.690589 20.865344 1038.269964 
678 -11 95 -94 110 -267.300229 -70.845936 997.720731 
679 -41 3 20 41 -289.370922 -228.913373 1007.199816 
680 70 31 95 -69 -98.684406 -106.832563 840.861313 
681 42 27 -14 92 -129.299775 -167.735179 796.958313 
682 34 106 52 -41 -123.444773 8.411187 878.016736 
683 73 52 91 -88 -102.578725 -123.554634 835.368096 
684 -67 82 -20 1 -567.122154 -163.638381 1442.944482 
685 18 2 57 -50 -193.959813 -196.135033 884.390594 
686 34 57 -45 37 -130.494547 -146.851686 784.710670 
687 -13 73 -38 -24 -253.752120 -154.759197 943.554744 
688 -6 80 18 47 -247.887064 -1.530851 948.017223 
689 -45 24 13 82 -366.448967 -148.007942 1117.106269 
690 37 97 17 0 -127.619825 -158.441769 776.189424 
691 -11 62 97 -2 -285.272366 16.404961 1116.890208 
692 -30 17 50 22 -315.526952 -123.376088 1012.486524 
693 -85 96 48 -37 -401.083248 -268.560239 1206.220594 
694 -53 80 32 -26 -349.102572 -257.030480 1116.954753 
695 -60 88 55 -75 -499.296677 -55.512798 1438.268102 
696 80 0 66 -65 -178.411517 -190.138210 872.683768 
697 -48 78 33 -53 -288.192248 -222.548412 1011.302940 
698 -31 10 -4 82 -266.935637 -197.997864 964.713674 
699 -32 57 96 -25 -367.369782 4.021804 1238.315304 
700 -5 72 35 -57 -234.414774 -32.870356 931.566640 
701 55 55 14 45 -80.730567 -40.311742 828.537065 
702 10 28 -16 60 -177.298745 -159.098370 820.976339 
703 32 65 20 -9 -120.940935 -3.807294 858.619096 
704 -32 47 76 37 -367.117692 -4.504777 1245.742214 
705 -43 87 -66 -17 -313.561684 -186.901629 1054.271114 
706 -8 62 -25 -16 -231.384704 -58.833963 891.234421 
707 32 39 43 29 -107.078022 -41.586082 789.250788 
708 17 56 69 -4 -163.274127 13.390165 907.661964 
709 -33 92 14 -5 -403.197571 27.026225 1216.502805 
710 -87 92 -74 90 -566.347391 -204.535038 1545.399417 
711 -29 47 80 -73 -327.032530 -76.261924 1080.651247 
712 20 103 -1 -83 -168.265987 -38.235551 903.139289 
713 36 28 83 -40 -115.023018 -72.806484 801.626019 
714 8 24 121 -51 -182.825591 -84.809034 861.515180 
715 -76 3 93 55 -207.902212 -53.795131 968.377960 
716 -33 82 -36 -27 -320.911002 -139.200359 1022.386824 
717 3 43 114 -63 -219.839794 -26.096581 979.325571 
718 17 63 36 -5 -141.573063 -5.646327 819.912926 
719 -40 16 102 -85 -321.942671 -148.740101 1087.554671 
720 55 45 88 24 -106.880189 -66.894604 854.650517 
721 -14 5 117 -9 -267.920692 -54.297084 1033.677454 
722 2 63 -14 70 0.000000 0.000000 0.000000 
723 -30 98 -45 75 -256.908434 9.265299 985.840442 
724 55 5 57 93 -135.579639 -102.505331 899.964100 
725 -15 36 66 37 -278.915126 -12.078360 1054.161534 
726 52 59 60 7 -93.178183 -20.239629 861.920188 
727 -10 94 -15 73 -261.005247 36.975149 1013.900406 
728 54 14 24 -19 -146.166396 -195.314801 818.048938 
729 6 6 67 85 -218.909858 -72.215616 969.219103 
730 33 96 -17 -33 -182.665380 -34.510154 855.935684 
731 -57 106 15 33 -322.045316 46.957714 1115.171617 
732 31 20 26 -37 -166.221303 -187.162620 836.181225 
733 -83 31 -4 66 -476.417324 -262.282162 1329.822138 
734 73 39 -23 84 -92.437851 -149.387250 803.501332 
735 -6 76 33 -31 -253.886715 3.802885 1014.038762 
736 29 70 14 -54 -123.448580 -74.076303 791.768174 
737 2 83 -16 51 -209.044514 11.192134 906.920628 
738 34 106 -57 5 -109.962957 -61.691459 789.833752 
739 -20 2 94 -3 -129.940329 -130.643474 789.377320 
740 -24 46 28 -24 -300.525797 -110.474036 968.716999 
741 -50 12 9 103 -425.557951 -94.135555 1272.265667 
742 -1 83 -33 -49 -211.831729 -117.025603 895.054322 
743 21 39 65 34 -153.837679 -13.032936 884.115384 
744 -72 65 28 -8 -445.517070 -54.272463 1227.561395 
745 -8 107 -78 49 -226.852985 -183.943335 923.665811 
746 23 3 95 38 -150.953613 -136.005679 802.178896 
747 -19 48 -35 59 -255.094936 -152.008884 911.877905 
748 67 22 -7 8 -159.170161 -224.348504 877.977681 
749 30 81 20 -20 -109.223907 -8.824203 799.228302 
750 -34 71 19 16 -400.731171 -8.460876 1174.071581 
751 -68 74 35 42 -555.307026 -22.981209 1566.202773 
752 60 19 133 -71 -360.732997 -23.253016 1259.556222 
753 -51 0 45 -3 -301.249218 -232.911016 1009.653730 
754 16 44 -14 25 -167.236813 -161.191264 809.367683 
755 -63 92 -68 67 -492.179833 -148.881461 1333.165993 
756 45 1 20 -17 -238.403991 -275.331658 1047.747507 
757 56 5 98 -23 -106.191605 -100.252961 824.359990 
758 55 39 -35 21 0.000000 0.000000 0.000000 
759 38 60 80 -8 -108.101328 -20.307559 906.549029 
760 -72 107 11 -89 -491.458221 17.692499 1393.543092 
761 32 53 -48 8 -179.433537 -195.588245 864.791185 
762 -77 67 -30 -16 -333.113139 -245.592737 1070.379945 
763 5 103 -4 14 -197.793474 46.763076 943.893091 
764 -48 22 -16 71 -312.722161 -216.949779 1024.983392 
765 1 53 85 19 -239.996204 16.448938 1047.933930 
766 47 27 81 18 -106.522728 -48.919924 848.236693 
767 16 91 58 -25 -167.563929 26.289678 918.724694 
768 -87 20 -16 103 -392.097348 -255.221801 1230.883272 
769 -3 88 -15 6 -217.781858 -10.010932 884.957856 
770 -13 98 42 -20 -271.937063 -13.968617 977.457991 
771 -38 32 7 66 -349.092457 -134.833358 1061.778588 
772 50 91 38 -60 -112.367284 -8.601538 840.134494 
773 54 69 -32 19 -82.044339 -111.101079 741.022359 
774 -8 55 32 -32 -238.910483 -64.852400 908.749554 
775 -38 78 72 -30 -260.340596 30.639013 1043.936604 
776 17 81 -22 13 -225.672045 -43.867092 872.742250 
777 2 103 -31 30 -211.235278 22.200667 906.180214 
778 -7 61 -55 87 -211.042729 -109.693285 864.737790 
779 31 22 -20 84 -149.294888 -163.145705 811.085231 
780 12 72 30 19 -176.547746 27.149640 908.378414 
781 70 73 -54 73 -74.582397 -118.798218 789.938716 
782 -10 71 33 9 -65.669134 -45.333411 847.288540 
783 -80 24 3 101 -360.298612 -278.017552 1116.793338 
784 3 74 33 -79 -201.998816 -52.141931 901.581599 
785 -50 31 116 -67 -399.753668 -97.105484 1245.936233 
786 -45 75 29 13 -383.786370 -159.210565 1103.364767 
787 61 80 -77 63 -98.457088 -132.672965 789.575443 
788 76 10 79 60 -98.278081 -119.977056 808.598760 
789 -54 58 -38 78 -394.594033 -100.744829 1284.627646 
790 -34 20 137 -23 -340.816594 -107.546439 1074.467460 
791 59 75 35 -16 -67.956541 -34.815242 816.725628 
792 -56 54 36 43 -78.477753 -44.585514 834.095947 
793 -54 58 72 -48 -476.240236 -69.275164 1343.032973 
794 9 79 -47 60 -163.199940 -54.110567 813.426242 
795 -90 56 35 -89 -520.272295 -220.089972 1414.860911 
796 71 92 32 10 -403.165993 36.045348 1246.998321 
797 -23 16 40 47 -298.248754 -120.603843 1026.701622 
798 78 10 108 -83 -131.490862 -145.976880 878.657740 
799 47 51 -44 92 -105.784342 -121.770271 781.835311 
800 -61 12 31 5 -356.306543 -246.362323 1098.496080 
801 19 75 84 1 -156.639359 -68.081826 846.344182 
802 47 30 123 -50 -132.393630 -53.350773 901.412860 
803 -51 69 -67 2 -286.998657 -221.927329 1015.405599 
804 -58 22 93 -30 -397.376884 -206.164909 1156.989143 
805 63 43 91 -3 -131.158482 -16.673056 904.415560 
806 15 17 68 -11 -154.953552 -90.086505 807.971435 
807 -22 10 31 10 -250.802589 -186.360901 911.937773 
808 -23 16 34 -5 -259.093930 -176.979148 919.033181 
809 58 37 103 -61 -108.493052 -67.995433 850.686241 
810 50 67 -65 77 -68.662725 -67.214631 767.393701 
811 -88 75 66 -43 -639.324980 -111.113889 1761.570718 
812 24 65 -29 79 -124.434123 -53.385916 786.559887 
813 -38 102 -54 37 -394.557910 -54.761996 1150.525982 
814 -30 26 61 -70 -300.877738 -165.142060 1025.342325 
815 -66 10 40 80 -425.074557 -178.744611 1262.330516 
816 2 96 61 -60 -275.533191 31.275922 1063.375692 
817 -51 57 -1 82 -511.464063 5.222736 1466.080021 
818 -43 93 0 23 -539.393177 -7.640371 1458.954337 
819 -28 1 28 42 -298.436308 -241.361806 1012.677227 
820 -86 61 -17 63 -618.678640 -222.895329 1590.994374 
821 69 2 50 15 -106.927473 -134.699906 838.437877 
822 -76 8 3 98 -268.643898 -174.795200 978.598359 
823 85 43 7 39 -65.261557 -137.694583 792.890101 
824 53 88 50 0 -78.359987 -54.785971 904.035298 
825 -89 102 -100 1 -160.526669 -93.142162 822.848708 
826 38 59 25 -4 -84.280614 -49.444873 752.337646 
827 -79 25 -7 109 -426.347931 -221.739028 1280.364665 
828 -78 6 97 -40 -450.268605 -212.704928 1314.700372 
829 -67 70 50 15 -499.379190 -164.197294 1451.494805 
830 -42 48 16 33 -482.212632 -143.686835 1443.349916 
831 49 104 -83 12 -387.309143 -7.121760 1297.517570 
832 -22 110 -56 90 -349.572464 31.628275 1200.224457 
833 -48 24 135 -3 -389.465759 -50.479121 1317.605646 
834 25 55 2 66 -132.919657 -35.016027 804.664443 
835 51 3 5 30 -207.497036 -242.114465 938.055031 
836 54 69 89 -76 -113.576668 -113.229595 807.596540 
837 21 34 -21 95 -159.518312 -164.234651 799.635878 
838 16 33 -6 19 -163.228564 -158.578764 799.296610 
839 -78 72 -33 74 -591.368147 -174.530066 1532.468456 
840 -36 46 -38 -5 -389.603453 -72.699167 1136.831906 
841 -57 30 -20 30 0.000000 0.000000 0.000000 
842 -81 11 0 99 -385.755512 -246.535346 1216.122812 
843 -34 65 -5 93 -381.821711 -36.322222 1185.058507 
844 44 98 -2 16 -88.735470 4.951853 833.402250 
845 -20 24 -3 1 -244.987610 -222.560711 923.137692 
846 79 3 132 -30 -116.542166 -111.377504 909.457275 
847 56 49 6 66 -76.411295 -76.096153 782.640068 
848 -25 61 82 0 -329.698872 19.986883 1166.855182 
849 -46 48 85 -72 -443.618546 -23.836065 1348.939231 
850 47 97 -17 11 -74.424424 -22.771880 784.150502 
851 64 109 18 -47 -84.909387 -29.907887 868.314933 
852 0 28 54 -70 -213.054960 -143.758393 887.856397 
853 -80 70 29 -78 -511.951689 -193.303075 1422.513946 
854 20 60 77 -17 -171.971289 15.954383 928.516544 
855 -41 11 -2 65 -169.695779 -178.278881 828.426098 
856 36 30 37 -9 -109.463858 -111.592720 758.479090 
857 -76 7 12 69 -346.292655 -228.280480 1095.181391 
858 -51 26 -25 80 -322.490744 -221.443960 1047.855994 
859 11 61 58 18 -190.519910 24.870709 943.801132 
860 -19 15 16 71 -262.209203 -143.025748 939.514099 
861 31 6 54 19 -131.952783 -122.908308 783.813222 
862 50 16 62 -67 -93.339919 -92.423348 779.671849 
863 52 43 -5 -26 -237.910161 -260.928860 1006.329669 
864 -76 102 -70 104 -94.978182 -47.869929 836.619034 
865 -29 106 -51 -45 -357.311434 -95.427530 1136.109311 
866 20 61 84 -69 -153.394726 -34.746657 863.201752 
867 52 38 118 -11 -152.630930 -30.470010 981.228098 
868 38 23 -21 21 -198.885504 -241.551623 939.403369 
869 7 12 125 13 -206.776377 -36.904624 948.004885 
870 -30 52 -52 34 -339.660782 -92.962775 1022.275739 
871 -3 29 80 39 -247.776798 -24.312168 992.059118 
872 13 29 120 -84 -246.786080 -27.676795 1125.955900 
873 23 105 -22 71 -167.361433 24.768527 940.556734 
874 -41 58 88 -68 -402.588294 -50.746416 1240.474702 
875 59 15 55 70 -289.818297 -210.370707 1016.391724 
876 37 55 43 -79 -124.337588 -90.714849 815.517183 
877 -47 2 127 -89 -320.309412 -159.016066 1113.677875 
878 9 13 81 7 -218.734700 -42.758036 1009.519185 
879 45 34 113 -9 -225.436854 -8.477309 1045.452724 
880 -72 31 115 -79 -452.213218 -150.521139 1354.724667 
881 52 11 112 -6 -128.308511 -60.340911 887.772206 
882 49 103 -75 -26 -83.928705 -30.741321 800.611407 
883 60 52 -35 -6 -137.648081 -186.349470 822.957734 
884 -70 18 138 -63 -444.508346 -144.508884 1351.634604 
885 18 94 -55 70 -181.584616 -18.856212 865.615224 
886 -18 34 71 -33 -324.469009 -84.972585 1032.014029 
887 -69 108 -25 -2 -369.078610 10.738267 1137.487650 
888 -32 21 117 -60 -372.541511 -96.885048 1177.119333 
889 7 61 94 -65 -247.274665 -3.550895 1011.141218 
890 -42 34 55 -29 -208.100142 -76.926414 863.152026 
891 -46 75 -33 105 -490.568391 -82.255138 1371.706156 
892 0 47 44 8 -244.349896 -18.273111 930.623786 
893 56 97 -72 -13 -142.812763 -135.970275 853.190915 
894 -34 67 -7 89 -436.602657 -40.264588 1268.417262 
895 -80 110 -3 -2 0.000000 0.000000 0.000000 
896 -64 3 85 -84 -553.556196 -125.410567 1554.659118 
897 38 23 18 104 -145.719982 -126.521765 777.315629 
898 -58 88 -82 30 -151.373276 -205.972573 899.878841 
899 85 29 -10 59 -407.024652 -240.777301 1172.922611 
900 26 97 47 -85 -568.755776 -45.617680 1575.151915 
901 47 95 -18 -65 -123.951206 -79.237452 843.008953 
902 -74 22 103 -39 -514.445002 -172.539575 1438.810586 
903 59 16 101 -70 -170.899238 -103.436263 868.841642 
904 61 60 94 -83 -126.787821 -53.467401 902.950869 
905 79 39 -29 106 -170.079926 -29.690993 1002.896522 
906 27 46 50 -37 -172.197888 -13.285849 928.100499 
907 -51 4 19 27 -179.534252 -196.506837 842.160802 
908 68 48 54 -33 -138.180743 -49.720011 803.825018 
909 61 85 -65 -8 -134.579365 -152.604510 843.246085 
910 29 41 -24 62 -143.996092 -130.923748 784.012624 
911 22 101 -4 -16 -160.682076 15.451489 870.515808 
912 14 109 -26 -27 -189.119070 -12.545490 888.966463 
913 87 110 34 -11 -201.698161 38.551914 953.811366 
914 30 81 -11 -6 -123.190518 -43.786521 773.840381 
915 -51 97 54 4 -244.583669 40.041156 1000.618740 
916 -71 6 19 46 -212.830377 -182.512462 865.283183 
917 -78 1 12 62 -216.937396 -180.396164 883.871371 
918 -80 73 19 -79 -597.372646 -223.020628 1566.455509 
919 -47 38 -18 76 -400.589291 -191.912057 1151.903038 
920 -10 1 102 40 -313.843157 -38.823107 1270.980933 
921 -65 90 -50 -37 -545.547726 -185.961986 1430.234788 
922 6 103 20 -39 -238.636788 34.571527 992.581520 
923 39 53 18 80 -127.812492 -30.620412 857.982328 
924 14 86 29 -71 -114.618690 -12.582347 834.318870 
925 35 43 -23 63 -131.716905 -134.970195 768.410361 
926 0 7 75 -32 -227.391097 -135.937436 898.510662 
927 64 1 29 94 -134.184034 -148.366587 854.187748 
928 -51 35 20 73 -360.563061 -72.886045 1130.368037 
929 13 90 -77 10 -195.068641 -76.316259 872.918769 
930 23 7 110 -10 -181.383901 -55.376855 911.319538 
931 54 17 101 10 -128.949268 -55.308689 897.625953 
932 69 47 -17 12 -111.990260 -152.955706 770.829843 
933 -32 49 9 42 -78.378398 -76.173656 760.424308 
934 79 31 8 99 -102.549307 -118.391931 837.641664 
935 77 34 -22 84 -104.834590 -158.246075 818.328455 
936 -67 51 19 27 -60.733522 -93.233732 794.509820 
937 -68 66 -45 -6 -268.170863 -180.230836 962.583350 
938 -11 30 122 -39 -301.155438 -31.873697 1114.190526 
939 -10 34 41 50 -263.573865 -131.664907 934.559695 
940 -60 2 106 -4 -469.547859 -148.276744 1366.306216 
941 -16 101 -25 71 -349.304156 36.360755 1173.673839 
942 -1 102 11 5 -263.908512 49.834957 1021.581745 
943 -90 59 7 35 -696.231660 -251.356896 1749.903491 
944 8 23 65 50 -248.108072 18.450694 1076.091444 
945 -90 13 111 -88 -469.933276 -226.155203 1395.831568 
946 -65 35 110 -25 -523.210870 -96.364894 1526.499987 
947 -88 34 -3 8 -399.886515 -269.142761 1161.758013 
948 -86 92 31 2 -733.302713 -114.075625 1917.959318 
949 58 84 -65 30 -104.048563 -124.782715 785.503972 
950 -85 0 1 17 0.000000 0.000000 0.000000 
951 -63 57 10 28 -622.140142 -173.459043 1543.337534 
952 -40 65 29 -71 -404.356972 -128.317732 1181.135032 
953 -76 3 22 46 -311.667723 -224.625659 1023.925075 
954 62 34 -4 -21 -147.670494 -193.578783 828.104227 
955 81 27 73 -59 -102.665664 -106.682248 808.673146 
956 -47 82 -57 86 -247.121401 8.544825 1099.743679 
957 -73 108 -3 -49 -487.205277 -28.279854 1363.468004 
958 66 3 114 30 -139.242550 -74.693182 951.864402 
959 22 80 -6 48 -257.630938 -24.724232 1178.359569 
960 -89 21 -7 6 -194.572519 -221.106745 881.269714 
961 80 94 -72 65 -78.156109 -113.247547 820.103717 
962 -84 16 13 61 -243.487918 -153.296904 899.032356 
963 65 94 -15 46 -74.281016 -27.438993 855.383748 
964 -41 107 52 -83 -108.582117 -41.181337 897.669104 
965 -31 29 5 77 -330.957526 -138.645935 1043.059553 
966 -24 17 9 96 -292.138828 -144.163786 1011.059480 
967 81 57 -55 45 -60.869597 -92.810302 816.982045 
968 -68 105 -62 94 -85.769723 -63.930954 870.348962 
969 72 86 60 -89 -105.430728 -63.588845 901.006723 
970 83 8 37 31 -101.450454 -172.339817 812.970931 
971 85 63 -19 -24 -94.013288 -163.641775 807.744531 
972 -62 29 40 -6 -222.092862 -105.228121 855.687852 
973 -14 68 3 -70 -269.702593 -120.864427 971.612387 
974 -84 44 113 -39 -251.466396 -177.378543 925.041895 
975 75 35 11 91 -93.184635 -108.747708 834.739876 
976 51 43 99 -44 -100.055789 -75.298157 893.381588 
977 -6 47 26 38 -243.649004 -29.513875 923.412978 
978 -73 81 -61 45 -506.738708 -230.790754 1359.489104 
979 -44 65 -29 104 -559.551300 -165.867258 1517.990393 
980 -79 20 80 -46 -556.489665 -220.128497 1508.106832 
981 -66 20 134 -62 -426.195932 -211.576021 1247.263338 
982 -48 73 -73 8 -295.208806 -220.558074 1021.254561 
983 -34 24 87 8 -423.883871 -161.509034 1183.438262 
984 64 62 29 -6 -173.209624 -14.949521 836.490701 
985 65 49 12 34 -62.974222 -92.190631 769.578262 
986 -35 11 48 -24 -281.435482 -192.457472 965.580031 
987 26 86 -17 30 -434.480554 -26.505495 1216.226556 
988 -40 53 -3 83 -417.683151 -82.266801 1208.424085 
989 44 16 -6 54 -139.369134 -159.625476 814.852166 
990 44 92 24 29 -106.574901 6.493696 865.484052 
991 -61 22 119 -40 -406.800251 -85.961892 1263.066455 
992 -57 80 62 -4 -558.225486 -26.195113 1556.892002 
993 62 59 -26 43 -110.281008 -95.753160 746.916150 
994 62 23 92 27 -122.754457 -56.929437 924.886339 
995 -5 51 100 -28 -269.678838 6.570494 1066.241649 
996 55 44 7 9 -83.738725 -120.955840 739.894541 
997 40 21 57 -59 -142.780997 -144.080809 816.030284 
998 -65 105 -4 -25 -512.321738 -26.079350 1397.129634 
999 38 58 47 23 -605.481431 -136.715687 1549.802686 
1000 21 55 23 -61 -164.296163 -97.055347 824.540670] 

subplot(4,1,1)
plot(1:1000,data(:,2))
subplot(4,1,2)
plot(1:1000,data(:,3))
subplot(4,1,3)
plot(1:1000,data(:,4))
subplot(4,1,4)
plot(1:1000,data(:,5))

plot(1:1000,data(:,2),1:1000,data(:,3),1:1000,data(:,4),1:1000,data(:,5)), legend('motor1','motor2','motor3','motor4')
%plot(1:1000,data(:,6),1:1000,data(:,7),1:1000,-data(:,8)), legend('x','y','z')

plot(1:1000,log(data(:,6)),1:1000,log(data(:,7)),1:1000,log(data(:,8))), legend('x','y','z')

subplot(3,1,1)
plot(1:1000,data(:,6))
subplot(3,1,2)
plot(1:1000,data(:,7))
subplot(3,1,3)
plot(1:1000,-data(:,8))

plot(1:1000,data(:,6),1:1000,data(:,7),1:1000,-data(:,8)), legend('x','y','z')
